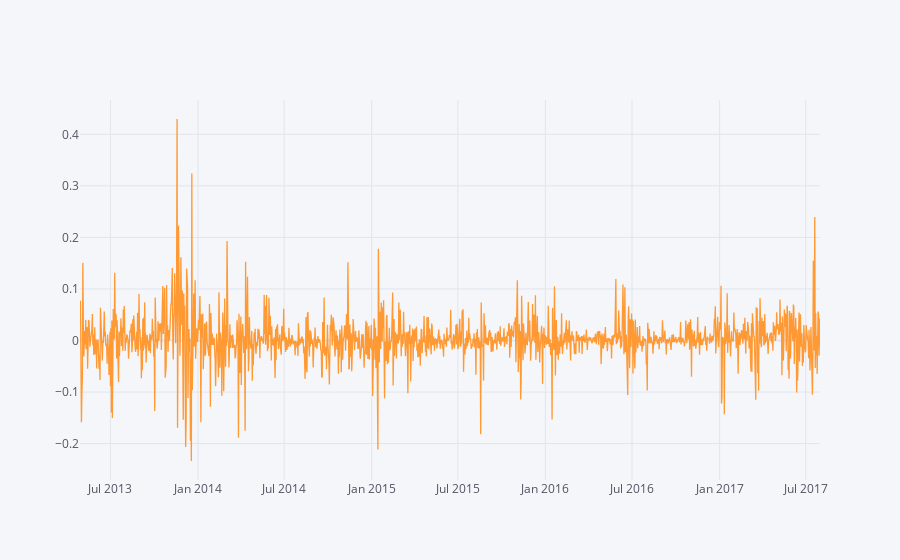

Notebook code for this chart:
### Code cell
data_date['Close_pct_change'].iplot()

### Figure 1 — Plotly figure (JSON) as saved in the notebook; plotly's stock layout.template omitted (floating-point values rounded to 4 significant figures; data arrays with more than 128 entries replaced by an {"elided": "..."} marker saying what was removed)
{"data": [{"line": {"color": "rgba(255, 153, 51, 1.0)", "dash": "solid", "shape": "linear", "width": 1.3}, "mode": "lines", "name": "Close_pct_change", "text": "", "type": "scatter", "x": {"elided": "1556 str values"}, "y": {"elided": "1556 mixed values"}}], "layout": {"legend": {"bgcolor": "#F5F6F9", "font": {"color": "#4D5663"}}, "paper_bgcolor": "#F5F6F9", "plot_bgcolor": "#F5F6F9", "title": {"font": {"color": "#4D5663"}}, "xaxis": {"gridcolor": "#E1E5ED", "showgrid": true, "tickfont": {"color": "#4D5663"}, "title": {"font": {"color": "#4D5663"}, "text": ""}, "zerolinecolor": "#E1E5ED"}, "yaxis": {"gridcolor": "#E1E5ED", "showgrid": true, "tickfont": {"color": "#4D5663"}, "title": {"font": {"color": "#4D5663"}, "text": ""}, "zerolinecolor": "#E1E5ED"}}}
